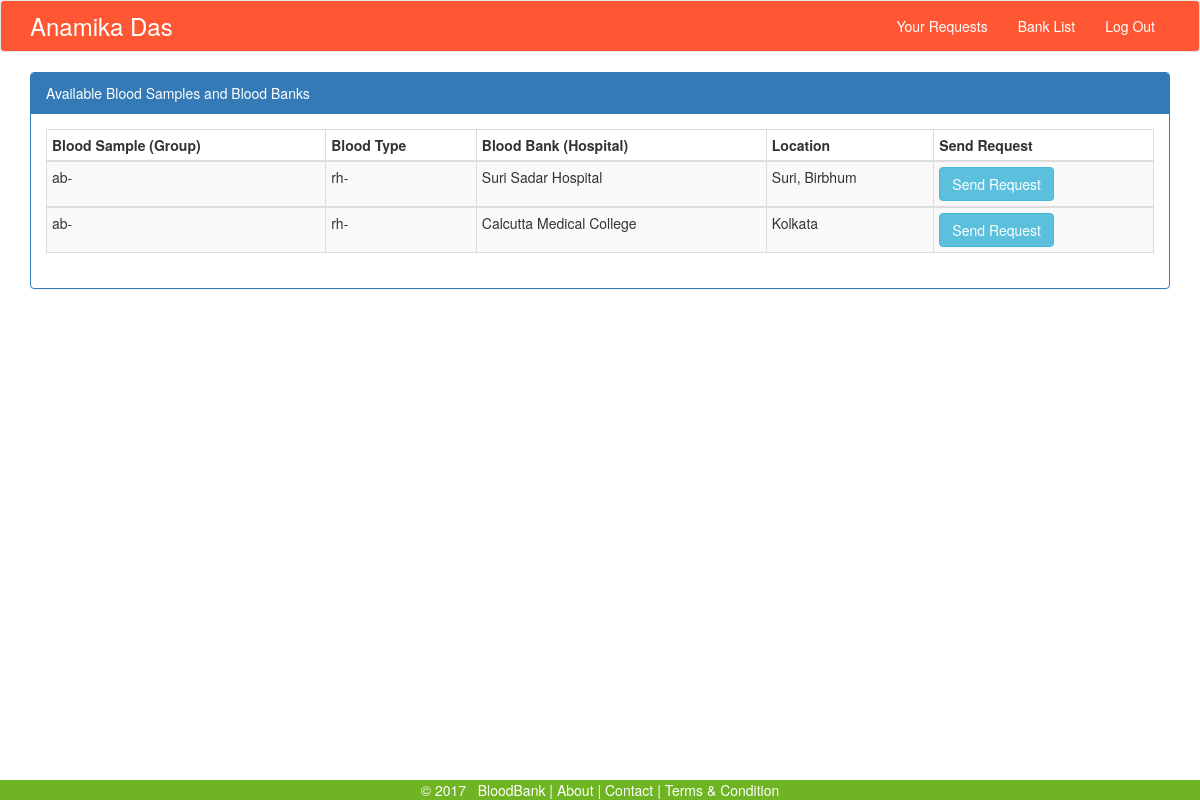
Page /banklist.php (signed in) on the committed database.
### tables this page shows
CREATE TABLE `receivers` (
  `rid` int(11) NOT NULL,
  `name` varchar(100) NOT NULL,
  `email` varchar(100) NOT NULL,
  `password` varchar(100) NOT NULL,
  `bgroup` varchar(100) NOT NULL,
  `regtime` varchar(100) NOT NULL
);

CREATE TABLE `addblood` (
  `abid` int(11) NOT NULL,
  `bgroup` varchar(100) NOT NULL,
  `btype` varchar(100) NOT NULL,
  `bhname` varchar(100) NOT NULL,
  `bhloc` varchar(100) NOT NULL,
  `hid` int(100) NOT NULL
);

### banklist.php (the view, shortened to what this page needs)
<?php
	include 'connection.php' ;
	if(isset($_SESSION['ruid']))
		{
			if((time() - $_SESSION['visit']) > 600)
			{
				echo'<script>';
				echo 'alert("TIME OUT. Please Log in again!");';
				echo 'window.location.href="index.php";';
				echo '</script>';
			}
			else
			{
				$newId = $_SESSION['ruid'];
				$newRbgroup = $_SESSION['rbgroup'];
				$sql = "SELECT * FROM receivers WHERE rid = '$newId'";
				$res = mysqli_query($conn, $sql) or die("Error: ".mysqli_error($conn));
							while($row=mysqli_fetch_array($res))
								{
									?>
<?php include 'head.php' ; ?>
<body>
<?php include 'rnavbar.php' ; ?>
	<div class="container">
		<div class="panel panel-primary">
			<div class="panel-heading">
				Available Blood Samples and Blood Banks
			</div>
			<div class="panel-body">
				<div class="table-responsive">
					<table class="table table-condensed table-striped table-bordered table-hover">
						<thead>
							<th>Blood Sample (Group)</th>
							<th>Blood Type</th>
							<th>Blood Bank (Hospital)</th>
							<th>Location</th>
							<th>Send Request</th>
						</thead>
			<?php
				$sql = "SELECT * FROM addblood WHERE bgroup = '$newRbgroup' ";
				$res = mysqli_query($conn, $sql) or die("Error: ".mysqli_error($conn));
					while($row=mysqli_fetch_array($res))
						{
							?>
						<tbody>
							<td><?php echo $row['bgroup'] ;?></td>
							<td><?php echo $row['btype'] ;?></td>
							<td><?php echo $row['bhname'] ;?></td>
							<td><?php echo $row['bhloc'] ;?></td>
							<td><a href="#sendModal<?php echo $row['abid']; ?>" data-toggle="modal" class="btn btn-info">Send Request</a></td>
						</tbody>
						<?php } ?>
					</table>
				</div>
			</div>
		</div>
	<div
	</div>
<br><br><br><br>
								<?php include 'footer.php';?>
</body>
</html>
								<?php }
			}
		}?>

### rnavbar.php (shortened to what this page needs)
<nav class="navbar navbar-default" style="background:#FF5733;">
  <div class="container">
    <div class="navbar-header">
      <a class="navbar-brand" href="dashboard.php"><font color="White"><font color="White" size="+2"><?php echo $row['name'] ;?></font></a></font>
    </div>
    <div class="collapse navbar-collapse" id="bs-example-navbar-collapse-1">
		<ul class="nav navbar-nav navbar-right">
			<li><a href="logout.php"><font color="White">Log Out</a></font></li>
		</ul>
		<ul class="nav navbar-nav navbar-right">
			<li><a href="banklist.php"><font color="White">Bank List</a></font></li>
		</ul>
		<ul class="nav navbar-nav navbar-right">
			<li><a href="request.php"><font color="White">Your Requests</a></font></li>
		</ul>
    </div>
  </div>
</nav>

### footer.php
<div class="footer" id="fbar">
	<center>
	  <span id="fsr">
		<font color="white">&copy 2017 &nbsp; BloodBank |</font></a>
	  </span>
	  <span >
		<a  href=""><font color="white">About</font></a> |
		<a  href=""><font color="white">Contact</font></a> |
		<a  href=""><font color="white">Terms &amp Condition</font></a>
	  </span>
	</center>
</div>

### head.php (style rules this page uses)
.footer { position: fixed; left: 0; bottom: 0; width: 100%; background-color: #6FB422; color: white; text-align: center; }

### rows in the picture
receivers: name "Anamika Das"
addblood: bgroup "ab-", btype "rh-", bhname "Suri Sadar Hospital", bhloc "Suri, Birbhum"
addblood: bgroup "ab-", btype "rh-", bhname "Calcutta Medical College", bhloc "Kolkata"
